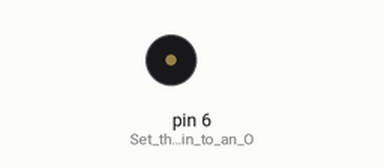
Bench run of a sketch on a simulated Arduino Uno, built with avr-gcc and run on an emulated ATmega328P. Shown: buzzer (waves = sounding).

Above: at 0.05 s.
Timing chart, 0 to 3.0 s (numbered marks = the images above):
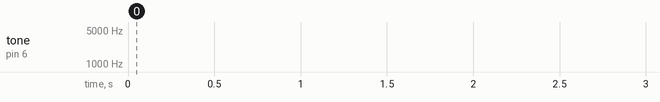

The sketch:

alarm.ino
```cpp
/* PIEZO SOUNDER ALARM
*
* This sketch utilizes the tone() procedure and a piezo element to make an alarm similar to a car
* alarm or a police car siren. The delay is placed as a separate line instead of incorporated within
* the tone() procedure because the loop will be executed faster than the 2 ms. Therefore, if it were
* within the tone() procedure, it wouldn't really sound that tone.
*
*/
float sinVal; // Set up a floating variable for what the sine function returnes.
int toneVal; // Set up an integer variable to be used in the tone() procedure.
void setup() {
 pinMode(6, OUTPUT); // Set the piezo pin to an OUTPUT.
}
void loop() {
 for (int x=0; x<180; x++) { // Go from 0 to 179 to avoid negative values from the sine function.
 sinVal = (sin(x*(3.1412/180))); // Convert degrees to radians then obtain sin value.
 toneVal = +(int(sinVal*3000)); // Generate an appropriate frequency range from the sin value.
 tone(6, toneVal); // Send the determined value to the piezo to generate the sound.
 delay(6); // Delay to insure the sine wave rises and falls as we want.
 }
}
```
